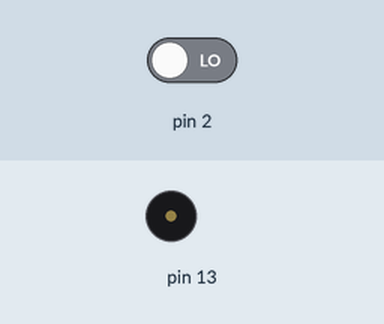
A sketch run on a simulated Arduino Uno, built with avr-gcc and run on an emulated ATmega328P. Shown: buzzer (waves = sounding). The test bench sets the inputs (shaded band); at power-on: pin 2 LOW.

Above: at 1.2 s.
1.3 s: pin 2 driven HIGH
At 1.8 s:
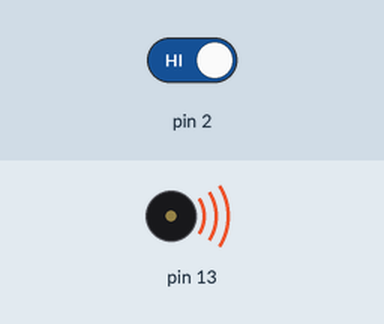
Timing chart, 0 to 8.8 s (numbered marks = the images above; inputs shaded):
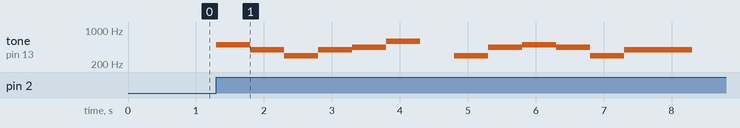

Measured:
- after the input at 1.3 s, tone on pin 13: plays 493 Hz for 0.50 s, 392 Hz for 0.50 s, 293 Hz for 0.50 s, 392 Hz for 0.50 s, 440 Hz for 0.50 s, 587 Hz for 0.50 s … (12 notes in this stretch), starting at once

The sketch:

SOUND.ino
```cpp
void setup() {
  // put your setup code here, to run once:
  Serial.begin(9600);
  pinMode(13,OUTPUT);
  pinMode(2, INPUT);
}

void music(){
  tone(13, 493);
  delay(500);
  tone(13, 392);
  delay(500);
  tone(13, 293);
  delay(500);
  tone(13, 392);
  delay(500);
  tone(13, 440);
  delay(500);
  tone(13, 587);
  delay(500);
  noTone(13);
  delay(500);
  tone(13, 293);
  delay(500);
  tone(13, 440);
  delay(500);
  tone(13, 493);
  delay(500);
  tone(13, 440);
  delay(500);
  tone(13, 293);
  delay(500);
  tone(13, 392);
  delay(1000);
  noTone(13);
  delay(1000);
}

void loop() {
  // put your main code here, to run repeatedly:
  int buttonState = digitalRead(2);
  if(buttonState == HIGH){
    music();
  }
  return 0;
}
```
